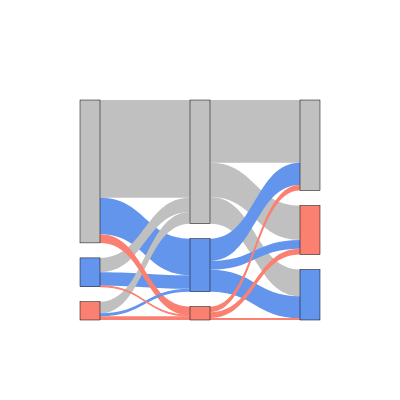

Write notebook code for a chart like this one.
### Code cell
#this is with all three
from plotly.graph_objs import *

fig5C=go.Figure(data=[go.Sankey(
    node = dict(pad = 15,thickness = 20,line = dict(color = "black", width = 0.5),
    color = ['cornflowerblue', 'silver','salmon', 'salmon', 'cornflowerblue', 'cornflowerblue','silver','salmon','silver']),
    link = dict(
      source = sankey_tbl_ko_scc.source.tolist() + sankey_tbl_ko_hac.source.tolist(), # indices correspond to labels, eg A1, A2, A1, B1, ...
      target = sankey_tbl_ko_scc.target.tolist() + sankey_tbl_ko_hac.target.tolist(),
      value = sankey_tbl_ko_scc['count'].tolist() + sankey_tbl_ko_hac['count'].tolist(),
	  color = sankey_tbl_ko_scc.color.tolist() + sankey_tbl_ko_hac.color.tolist())
)],
	layout = Layout(paper_bgcolor='rgba(0,0,0,0)', plot_bgcolor='rgba(0,0,0,0)'))
fig5C.update_layout(autosize=False,width=400,height=400)
fig5C.show()
fig5C.write_image(os.path.join(fig_out_path,"5C_20240502.pdf"))

### Figure 1 — Plotly figure (JSON) as saved in the notebook; plotly's stock layout.template omitted (floating-point values rounded to 4 significant figures)
{"data": [{"link": {"color": ["silver", "silver", "silver", "cornflowerblue", "cornflowerblue", "cornflowerblue", "salmon", "salmon", "salmon", "silver", "cornflowerblue", "silver", "cornflowerblue", "silver", "salmon", "salmon", "cornflowerblue", "salmon"], "source": [1, 1, 1, 5, 5, 5, 2, 2, 2, 8, 8, 0, 0, 7, 8, 7, 7, 0], "target": [6, 3, 4, 6, 4, 3, 3, 6, 4, 1, 5, 1, 5, 1, 2, 2, 5, 2], "value": [2826, 1550, 1199, 1007, 988, 393, 264, 251, 88, 4409, 1646, 643, 615, 523, 387, 173, 127, 43]}, "node": {"color": ["cornflowerblue", "silver", "salmon", "salmon", "cornflowerblue", "cornflowerblue", "silver", "salmon", "silver"], "line": {"color": "black", "width": 0.5}, "pad": 15, "thickness": 20}, "type": "sankey"}], "layout": {"autosize": false, "height": 400, "paper_bgcolor": "rgba(0,0,0,0)", "plot_bgcolor": "rgba(0,0,0,0)", "width": 400}}
